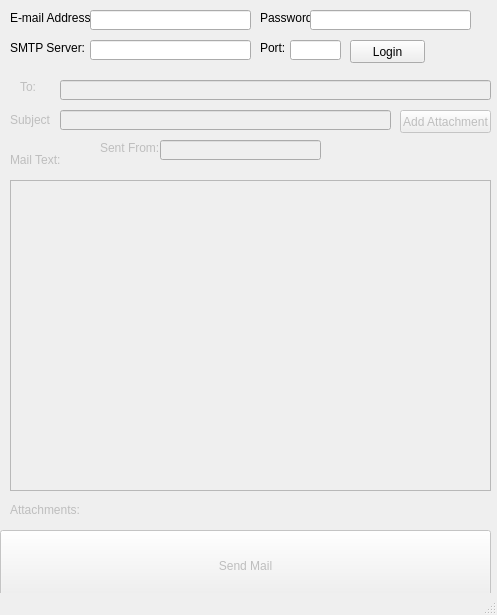
<?xml version="1.0" encoding="UTF-8"?>
<ui version="4.0">
 <class>MainWindow</class>
 <widget class="QMainWindow" name="MainWindow">
  <property name="geometry">
   <rect>
    <x>0</x>
    <y>0</y>
    <width>497</width>
    <height>615</height>
   </rect>
  </property>
  <property name="windowTitle">
   <string>MainWindow</string>
  </property>
  <widget class="QWidget" name="centralwidget">
   <widget class="QLabel" name="label">
    <property name="geometry">
     <rect>
      <x>10</x>
      <y>10</y>
      <width>81</width>
      <height>16</height>
     </rect>
    </property>
    <property name="text">
     <string>E-mail Address:</string>
    </property>
   </widget>
   <widget class="QLineEdit" name="lineEdit">
    <property name="geometry">
     <rect>
      <x>90</x>
      <y>10</y>
      <width>161</width>
      <height>20</height>
     </rect>
    </property>
   </widget>
   <widget class="QLabel" name="label_2">
    <property name="geometry">
     <rect>
      <x>260</x>
      <y>10</y>
      <width>81</width>
      <height>16</height>
     </rect>
    </property>
    <property name="text">
     <string>Password:</string>
    </property>
   </widget>
   <widget class="QLineEdit" name="lineEdit_2">
    <property name="geometry">
     <rect>
      <x>310</x>
      <y>10</y>
      <width>161</width>
      <height>20</height>
     </rect>
    </property>
    <property name="echoMode">
     <enum>QLineEdit::Password</enum>
    </property>
   </widget>
   <widget class="QLabel" name="label_3">
    <property name="geometry">
     <rect>
      <x>10</x>
      <y>40</y>
      <width>81</width>
      <height>16</height>
     </rect>
    </property>
    <property name="text">
     <string>SMTP Server:</string>
    </property>
   </widget>
   <widget class="QLineEdit" name="lineEdit_3">
    <property name="geometry">
     <rect>
      <x>90</x>
      <y>40</y>
      <width>161</width>
      <height>20</height>
     </rect>
    </property>
   </widget>
   <widget class="QLabel" name="label_4">
    <property name="geometry">
     <rect>
      <x>260</x>
      <y>40</y>
      <width>81</width>
      <height>16</height>
     </rect>
    </property>
    <property name="text">
     <string>Port:</string>
    </property>
   </widget>
   <widget class="QLineEdit" name="lineEdit_4">
    <property name="geometry">
     <rect>
      <x>290</x>
      <y>40</y>
      <width>51</width>
      <height>20</height>
     </rect>
    </property>
    <property name="echoMode">
     <enum>QLineEdit::Normal</enum>
    </property>
   </widget>
   <widget class="QPushButton" name="pushButton">
    <property name="geometry">
     <rect>
      <x>350</x>
      <y>40</y>
      <width>75</width>
      <height>23</height>
     </rect>
    </property>
    <property name="text">
     <string>Login</string>
    </property>
   </widget>
   <widget class="QLabel" name="label_5">
    <property name="enabled">
     <bool>false</bool>
    </property>
    <property name="geometry">
     <rect>
      <x>20</x>
      <y>80</y>
      <width>47</width>
      <height>13</height>
     </rect>
    </property>
    <property name="text">
     <string>To:</string>
    </property>
   </widget>
   <widget class="QLineEdit" name="lineEdit_5">
    <property name="enabled">
     <bool>false</bool>
    </property>
    <property name="geometry">
     <rect>
      <x>60</x>
      <y>80</y>
      <width>431</width>
      <height>20</height>
     </rect>
    </property>
   </widget>
   <widget class="QLineEdit" name="lineEdit_6">
    <property name="enabled">
     <bool>false</bool>
    </property>
    <property name="geometry">
     <rect>
      <x>60</x>
      <y>110</y>
      <width>331</width>
      <height>20</height>
     </rect>
    </property>
   </widget>
   <widget class="QLabel" name="label_6">
    <property name="enabled">
     <bool>false</bool>
    </property>
    <property name="geometry">
     <rect>
      <x>10</x>
      <y>110</y>
      <width>41</width>
      <height>20</height>
     </rect>
    </property>
    <property name="text">
     <string>Subject:</string>
    </property>
   </widget>
   <widget class="QPushButton" name="pushButton_2">
    <property name="enabled">
     <bool>false</bool>
    </property>
    <property name="geometry">
     <rect>
      <x>400</x>
      <y>110</y>
      <width>91</width>
      <height>23</height>
     </rect>
    </property>
    <property name="text">
     <string>Add Attachment</string>
    </property>
   </widget>
   <widget class="QLabel" name="label_7">
    <property name="enabled">
     <bool>false</bool>
    </property>
    <property name="geometry">
     <rect>
      <x>10</x>
      <y>150</y>
      <width>51</width>
      <height>20</height>
     </rect>
    </property>
    <property name="text">
     <string>Mail Text:</string>
    </property>
   </widget>
   <widget class="QTextEdit" name="textEdit">
    <property name="enabled">
     <bool>false</bool>
    </property>
    <property name="geometry">
     <rect>
      <x>10</x>
      <y>180</y>
      <width>481</width>
      <height>311</height>
     </rect>
    </property>
   </widget>
   <widget class="QLabel" name="label_8">
    <property name="enabled">
     <bool>false</bool>
    </property>
    <property name="geometry">
     <rect>
      <x>10</x>
      <y>489</y>
      <width>471</width>
      <height>41</height>
     </rect>
    </property>
    <property name="text">
     <string>Attachments:</string>
    </property>
    <property name="wordWrap">
     <bool>true</bool>
    </property>
   </widget>
   <widget class="QPushButton" name="pushButton_3">
    <property name="enabled">
     <bool>false</bool>
    </property>
    <property name="geometry">
     <rect>
      <x>0</x>
      <y>530</y>
      <width>491</width>
      <height>71</height>
     </rect>
    </property>
    <property name="text">
     <string>Send Mail</string>
    </property>
   </widget>
   <widget class="QLineEdit" name="lineEdit_7">
    <property name="enabled">
     <bool>false</bool>
    </property>
    <property name="geometry">
     <rect>
      <x>160</x>
      <y>140</y>
      <width>161</width>
      <height>20</height>
     </rect>
    </property>
   </widget>
   <widget class="QLabel" name="label_9">
    <property name="enabled">
     <bool>false</bool>
    </property>
    <property name="geometry">
     <rect>
      <x>100</x>
      <y>140</y>
      <width>81</width>
      <height>16</height>
     </rect>
    </property>
    <property name="text">
     <string>Sent From:</string>
    </property>
   </widget>
  </widget>
  <widget class="QStatusBar" name="statusbar"/>
 </widget>
 <resources/>
 <connections/>
</ui>
